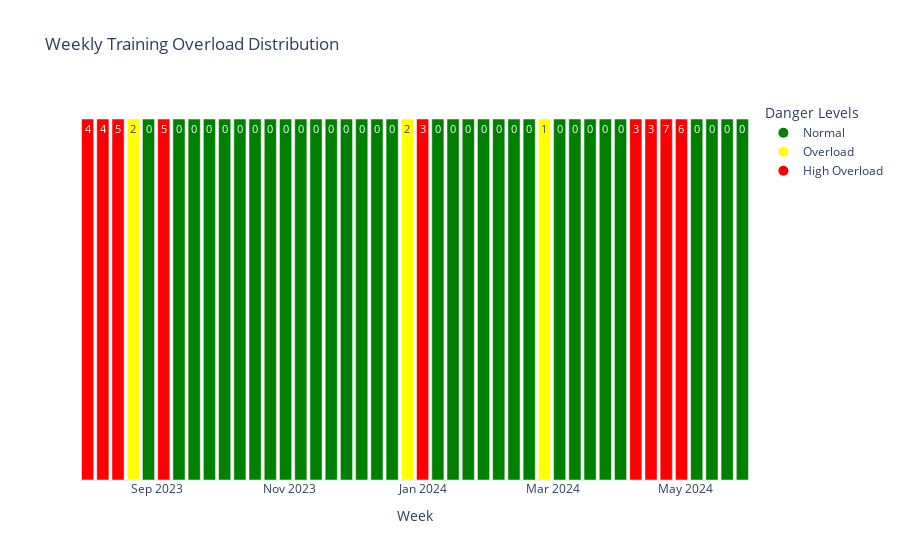

This figure's notebook cell:
### Code cell
plot_weekly_danger(merged_df, 15)

### Figure 1 — Plotly figure (JSON) as saved in the notebook; plotly's stock layout.template omitted (floating-point values rounded to 4 significant figures)
{"data": [{"marker": {"color": ["red", "red", "red", "yellow", "green", "red", "green", "green", "green", "green", "green", "green", "green", "green", "green", "green", "green", "green", "green", "green", "green", "yellow", "red", "green", "green", "green", "green", "green", "green", "green", "yellow", "green", "green", "green", "green", "green", "red", "red", "red", "red", "green", "green", "green", "green"]}, "showlegend": false, "text": [4, 4, 5, 2, 0, 5, 0, 0, 0, 0, 0, 0, 0, 0, 0, 0, 0, 0, 0, 0, 0, 2, 3, 0, 0, 0, 0, 0, 0, 0, 1, 0, 0, 0, 0, 0, 3, 3, 7, 6, 0, 0, 0, 0], "textposition": "auto", "type": "bar", "x": ["2023-07-31T00:00:00", "2023-08-07T00:00:00", "2023-08-14T00:00:00", "2023-08-21T00:00:00", "2023-08-28T00:00:00", "2023-09-04T00:00:00", "2023-09-11T00:00:00", "2023-09-18T00:00:00", "2023-09-25T00:00:00", "2023-10-02T00:00:00", "2023-10-09T00:00:00", "2023-10-16T00:00:00", "2023-10-23T00:00:00", "2023-10-30T00:00:00", "2023-11-06T00:00:00", "2023-11-13T00:00:00", "2023-11-20T00:00:00", "2023-11-27T00:00:00", "2023-12-04T00:00:00", "2023-12-11T00:00:00", "2023-12-18T00:00:00", "2023-12-25T00:00:00", "2024-01-01T00:00:00", "2024-01-08T00:00:00", "2024-01-15T00:00:00", "2024-01-22T00:00:00", "2024-01-29T00:00:00", "2024-02-05T00:00:00", "2024-02-12T00:00:00", "2024-02-19T00:00:00", "2024-02-26T00:00:00", "2024-03-04T00:00:00", "2024-03-11T00:00:00", "2024-03-18T00:00:00", "2024-03-25T00:00:00", "2024-04-01T00:00:00", "2024-04-08T00:00:00", "2024-04-15T00:00:00", "2024-04-22T00:00:00", "2024-04-29T00:00:00", "2024-05-06T00:00:00", "2024-05-13T00:00:00", "2024-05-20T00:00:00", "2024-05-27T00:00:00"], "y": [1, 1, 1, 1, 1, 1, 1, 1, 1, 1, 1, 1, 1, 1, 1, 1, 1, 1, 1, 1, 1, 1, 1, 1, 1, 1, 1, 1, 1, 1, 1, 1, 1, 1, 1, 1, 1, 1, 1, 1, 1, 1, 1, 1]}, {"marker": {"color": "green", "size": 10}, "mode": "markers", "name": "Normal", "type": "scatter", "x": [null], "y": [null]}, {"marker": {"color": "yellow", "size": 10}, "mode": "markers", "name": "Overload", "type": "scatter", "x": [null], "y": [null]}, {"marker": {"color": "red", "size": 10}, "mode": "markers", "name": "High Overload", "type": "scatter", "x": [null], "y": [null]}], "layout": {"legend": {"title": {"text": "Danger Levels "}}, "title": {"text": "Weekly Training Overload Distribution "}, "xaxis": {"title": {"text": "Week"}}, "yaxis": {"showticklabels": false, "tickvals": []}}}
